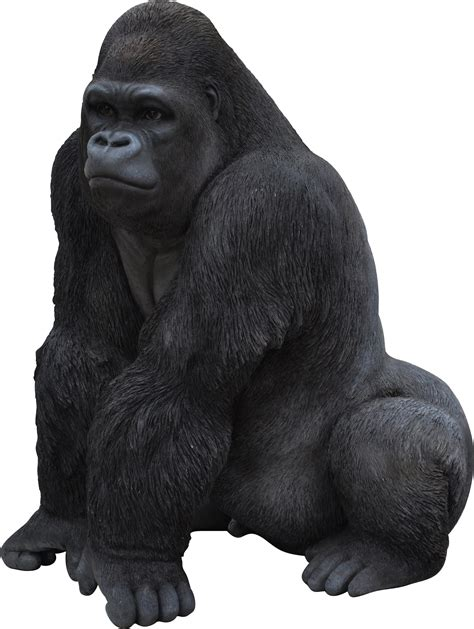
#> input picture projeto/gorila.jpg, 474 x 629 px
$ jupyter execute teste.ipynb
#> lines starting #> are read from the running program, lines starting #| are printed output that depends on the picture; after the words box and inside, x2 and y2 are one past the last pixel; in counts of white or black regions, pixels touching at a corner belong together
[cell 1]
import numpy as np
import cv2 as cv
from PIL import Image
import matplotlib.pyplot as plt

#abrindo a imagem
img = Image.open('gorila.jpg')
#> img is the input picture: PIL image 474x629 RGB; mean R, G, B 126.1, 126, 128

img_np = np.array(img)
(l, c, p) = img_np.shape
#> l = 629; c = 474; p = 3

#convertendo a imagem para grayscale
img_grayscale = np.zeros(shape=(l, c), dtype=np.uint8)
for i in range(l):
    for j in range(c):
        r = float(img_np[i, j, 0])
        g = float(img_np[i, j, 1])
        b = float(img_np[i, j, 2])

        img_grayscale[i, j] = 0.2126 * r + 0.7152 * g + 0.0722 * b

#convertendo a imagem para binário
for a in range(l):
    for b in range(c):
        if img_grayscale[a, b] > 127:
            img_grayscale[a, b] = 255 #setando como pixel branco
        else: img_grayscale[a, b] = 0 #setando como pixel preto
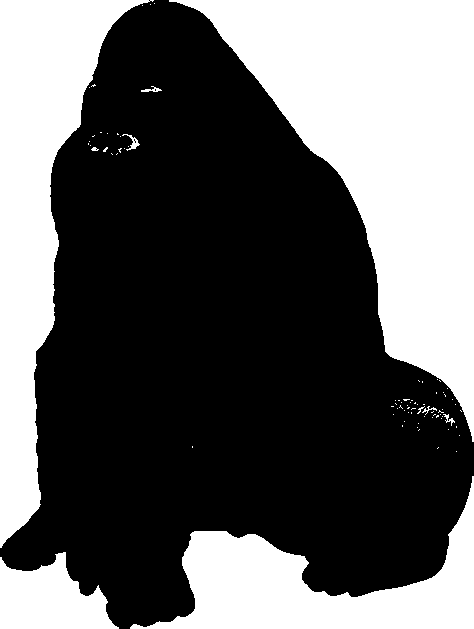
#> img_grayscale: shape (629, 474); 38.8% white; 81 white regions (72 under 20 px), largest, box (x1, y1, x2, y2) and area: (169, 0, 474, 442) 58023, (0, 0, 154, 548) 31470, (130, 476, 474, 629) 19811

#invertendo a imagem
img_not = np.invert(img_grayscale)

#ANTI- ALIAS --> BLUR + STRETCH
#BLUR:
img_cv_mask = cv.GaussianBlur(img_not,(0,0), sigmaX=2, sigmaY=2, borderType = cv.BORDER_DEFAULT)
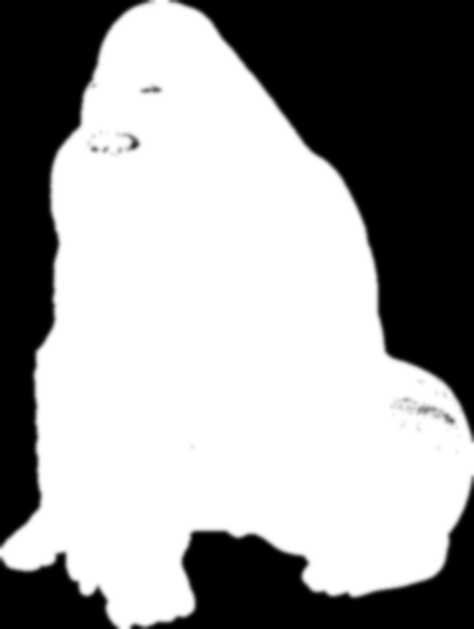
#> img_cv_mask: shape (629, 474); min 0, max 255, mean 156.1
#STRETCH LINEAR:
img_cv_mask = (2*(img_cv_mask.astype(np.float32))-255.0).clip(0,255).astype(np.uint8)
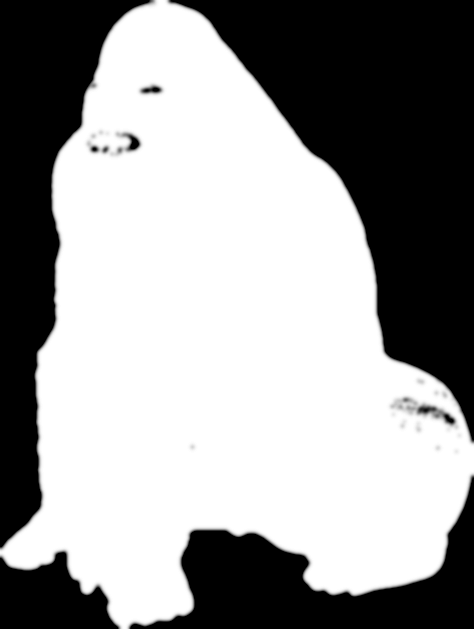
#> img_cv_mask: shape (629, 474); min 0, max 255, mean 153.1

#colocando a mascara no canal alpha
img = cv.cvtColor(img_np, cv.COLOR_BGR2BGRA)
#> img: shape (629, 474, 4)
img[:, :, 3] = img_cv_mask
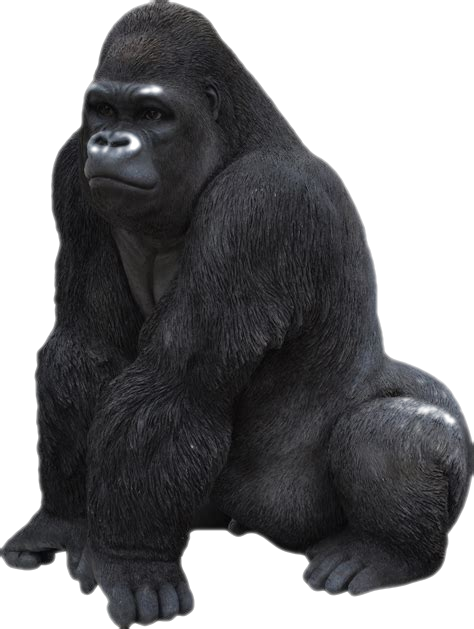
#> img: shape (629, 474, 4); mean R, G, B, A 126.1, 126, 128, 153.1; transparent parts drawn white

cv.imwrite("teste_nBckgnd.png", img)
cv.imwrite("img_gray.jpg", img_grayscale)
cv.imwrite("img_not.jpg", img_not)
cv.imwrite("img_mask.jpg", img_cv_mask)
plt.imshow(img)

$ run again, with projeto/peixe.jpg copied over projeto/gorila.jpg
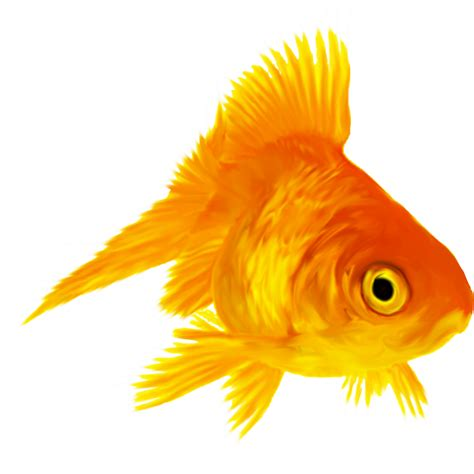
#> input picture projeto/peixe.jpg, 474 x 474 px
#> img is the input picture: PIL image 474x474 RGB; mean R, G, B 249.4, 217.2, 164.1
#> after the loop `for a in range(l):`:
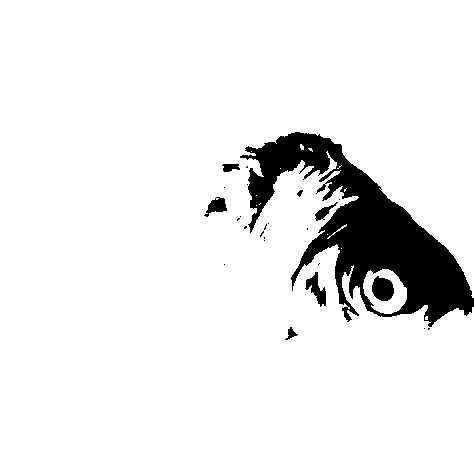
#> img_grayscale: shape (474, 474); 92.2% white; 25 black regions (17 under 20 px), largest, box (x1, y1, x2, y2) and area: (240, 132, 474, 327) 16268, (372, 276, 394, 301) 416, (305, 272, 326, 307) 319
#> `img[:, :, 3] = img_cv_mask`:
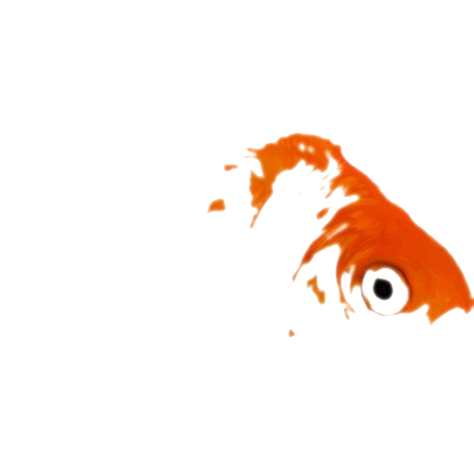
#> img: shape (474, 474, 4); mean R, G, B, A 249.4, 217.2, 164.1, 16.5; transparent parts drawn white

$ run again, with projeto/vaca.jpg copied over projeto/gorila.jpg
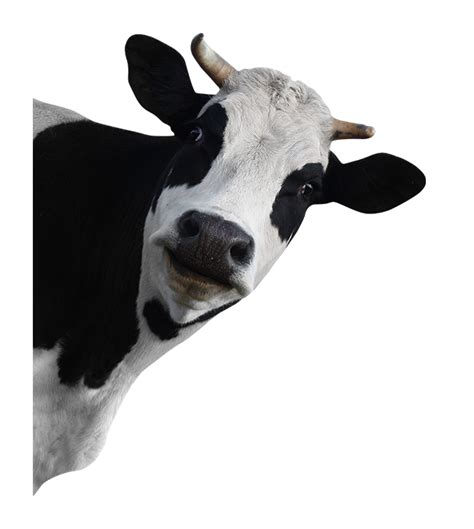
#> input picture projeto/vaca.jpg, 474 x 529 px
#> img is the input picture: PIL image 474x529 RGB; mean R, G, B 193.9, 193.7, 193.9
#> after the loop `for a in range(l):`:
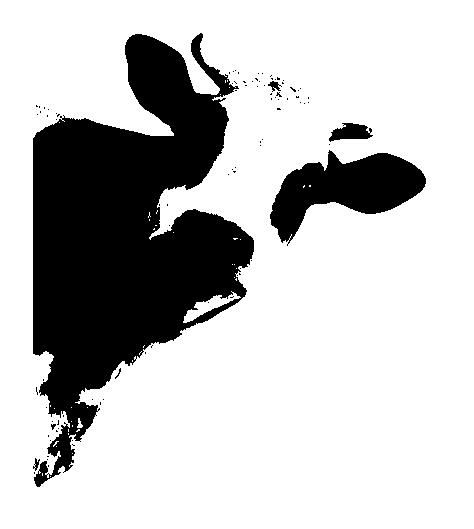
#> img_grayscale: shape (529, 474); 76.2% white; 92 black regions (87 under 20 px), largest, box (x1, y1, x2, y2) and area: (33, 33, 254, 487) 51400, (270, 150, 426, 246) 7292, (329, 123, 373, 142) 520, (268, 81, 282, 92) 72, (33, 458, 40, 471) 40
#> `img[:, :, 3] = img_cv_mask`:
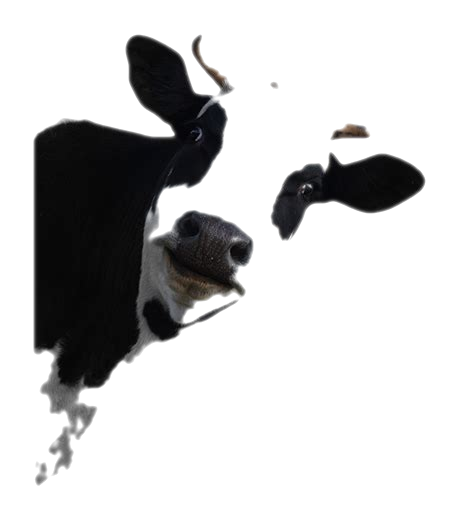
#> img: shape (529, 474, 4); mean R, G, B, A 193.9, 193.7, 193.9, 56.1; transparent parts drawn white
